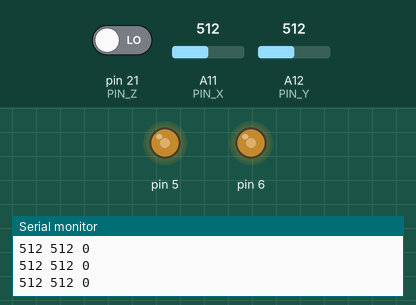
Simulated run of this sketch. Board: Arduino Mega 2560, built with avr-gcc and run on an emulated ATmega2560. On the bench: output pins drawn as LEDs (lit = HIGH), the last lines printed to the serial monitor. The inputs (shaded band) are chosen by the test bench; at power-on: A11 (PIN_X) = 512, A12 (PIN_Y) = 512, pin 21 (PIN_Z) LOW.

Above: at 1.2 s.
1.3 s: A11 (PIN_X) set to 716
At 1.6 s:
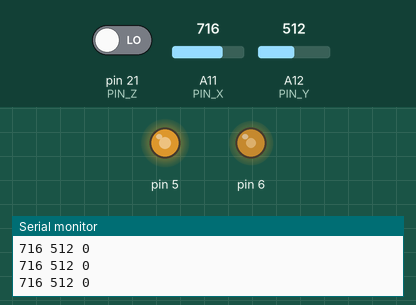
2.8 s: A12 (PIN_Y) set to 716
At 3.6 s:
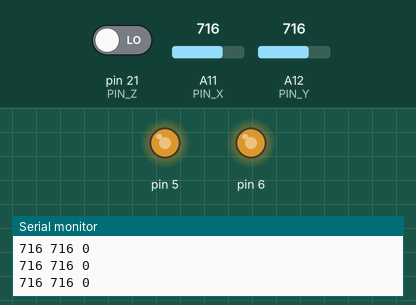
4.3 s: A11 (PIN_X) set to 900
At 4.9 s:
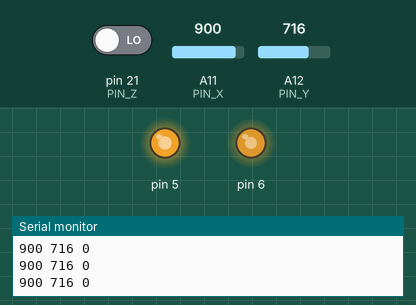
5.8 s: A12 (PIN_Y) set to 900
At 6.9 s:
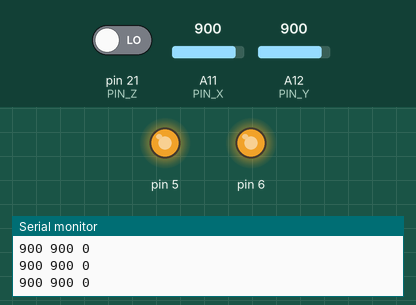
7.3 s: A11 (PIN_X) set to 511
At 8.2 s:
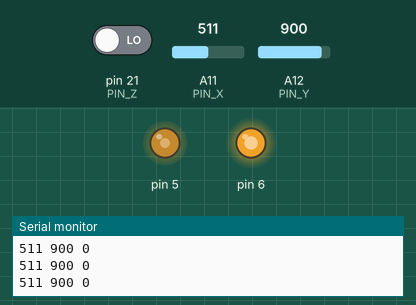
8.8 s: A12 (PIN_Y) set to 122
At 10.2 s:
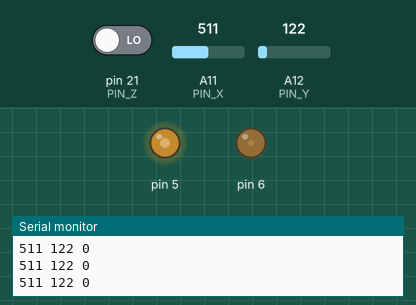
Timing chart, 0 to 11.3 s (numbered marks = the images above; inputs shaded):
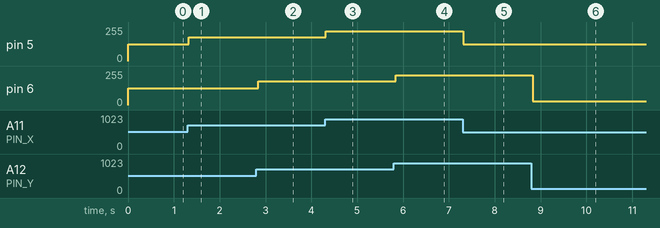

The sketch:

helper_thumb_stick_test.ino
```cpp
const int PIN_X = A11;
const int PIN_Y = A12;
const int PIN_Z = 21;


void setup() {
  Serial.begin(9600);
  pinMode(5, OUTPUT);
  pinMode(6, OUTPUT);
}

void loop() {
  int x = analogRead(PIN_X);
  int y = analogRead(PIN_Y);
  int z = digitalRead(PIN_Z);


  // Serial.print("X: ");
  Serial.print(x);
  Serial.print(" ");
  Serial.print(y);
  Serial.print(" ");
  Serial.println(z);

  int x1 = map(x, 0, 1023, 0, 255);
  int y1 = map(y, 0, 1023, 0, 255);

  analogWrite(5, x1);
  analogWrite(6, y1);

  delay(50);
}
```

Measured:
- after the input at 1.3 s, pin 5: 127/255 → 178/255 at once
- after the input at 2.8 s, pin 6: 127/255 → 178/255 at once
- after the input at 4.3 s, pin 5: 178/255 → 224/255 at once
- after the input at 5.8 s, pin 6: 178/255 → 224/255 at once
- after the input at 7.3 s, pin 5: 224/255 → 127/255 at once
- after the input at 8.8 s, pin 6: 224/255 → 30/255 at once
